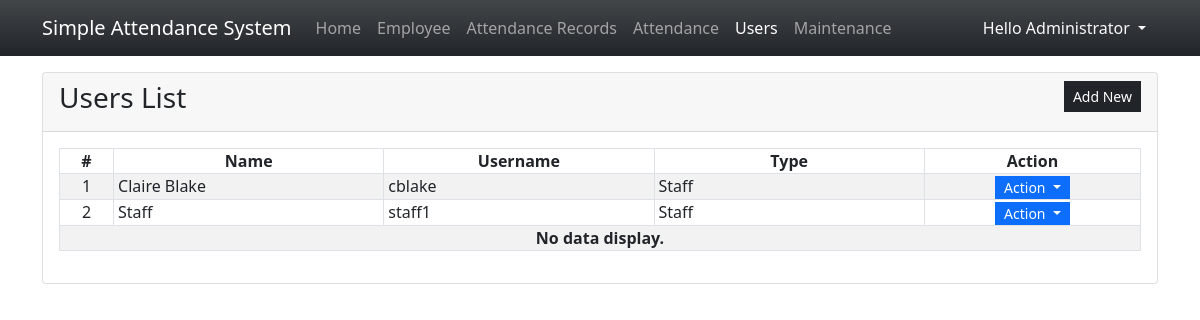
/?page=users (signed in), run on an earlier commit of the app's database.
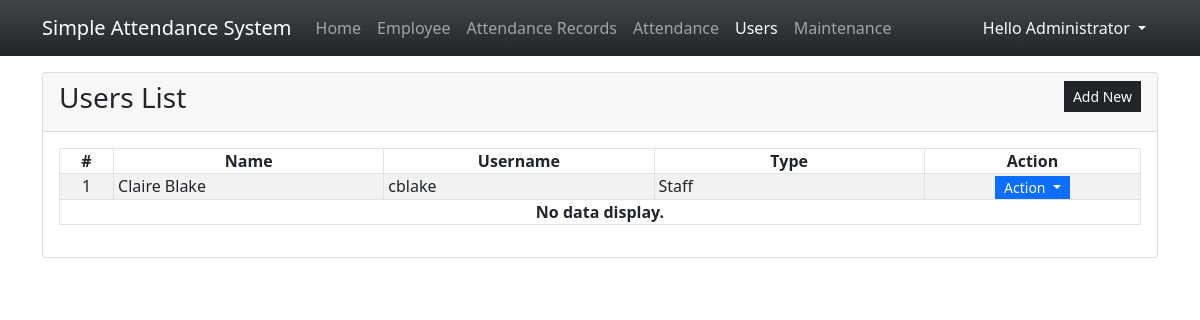
And on a later commit of the database.
### tables this page shows
CREATE TABLE `user_list` (
            `user_id` INTEGER NOT NULL PRIMARY KEY AUTOINCREMENT,
            `fullname` INTEGER NOT NULL,
            `username` TEXT NOT NULL,
            `password` TEXT NOT NULL,
            `type` INTEGER NOT NULL,
            `status` INTEGER NOT NULL Default 1,
            `date_created` TIMESTAMP DEFAULT CURRENT_TIMESTAMP
        );

### users.php (the view, shortened to what this page needs)
<div class="card">
    <div class="card-header d-flex justify-content-between">
        <h3 class="card-title">Users List</h3>
        <div class="card-tools align-middle">
            <button class="btn btn-dark btn-sm py-1 rounded-0" type="button" id="create_new">Add New</button>
        </div>
    </div>
    <div class="card-body">
        <table class="table table-hover table-striped table-bordered">
            <colgroup>
                <col width="5%">
                <col width="25%">
                <col width="25%">
                <col width="25%">
                <col width="20%">
            </colgroup>
            <thead>
                <tr>
                    <th class="text-center p-0">#</th>
                    <th class="text-center p-0">Name</th>
                    <th class="text-center p-0">Username</th>
                    <th class="text-center p-0">Type</th>
                    <th class="text-center p-0">Action</th>
                </tr>
            </thead>
            <tbody>
                <?php
                $sql = "SELECT * FROM `user_list` where type NOT IN (3,1) order by `fullname` asc";
                $qry = $conn->query($sql);
                $i = 1;
                    while($row = $qry->fetchArray()):
                ?>
                <tr>
                    <td class="text-center p-0"><?php echo $i++; ?></td>
                    <td class="py-0 px-1"><?php echo $row['fullname'] ?></td>
                    <td class="py-0 px-1"><?php echo $row['username'] ?></td>
                    <td class="py-0 px-1"><?php echo ($row['type'] == 1)? 'Administrator':'Staff' ?></td>
                    <th class="text-center py-0 px-1">
                        <div class="btn-group" role="group">
                            <button id="btnGroupDrop1" type="button" class="btn btn-primary dropdown-toggle btn-sm rounded-0 py-0" data-bs-toggle="dropdown" aria-expanded="false">
                            Action
                            </button>
                        </div>
                    </th>
                </tr>
                <?php endwhile; ?>
                <?php if(!$qry->fetchArray()): ?>
                    <tr>
                        <th class="text-center p-0" colspan="5">No data display.</th>
                    </tr>
                <?php endif; ?>
            </tbody>
        </table>
    </div>
</div>

What changed in the data, as far as the page shows it:
removed user_list: fullname "Staff", username "staff1", type "Staff"
